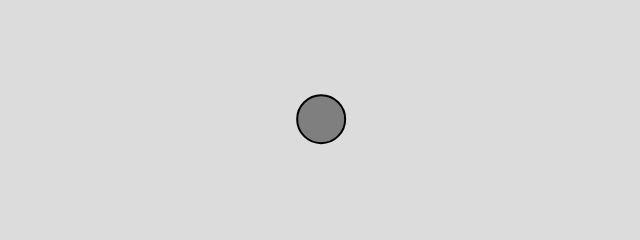
Frame 1 (no input)
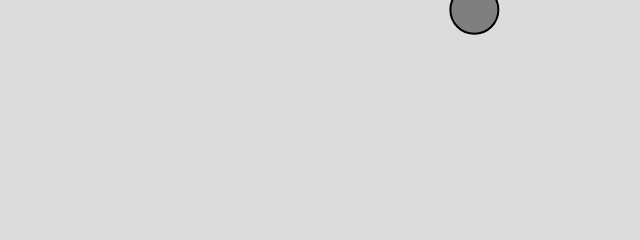
Frame 60 (no input)
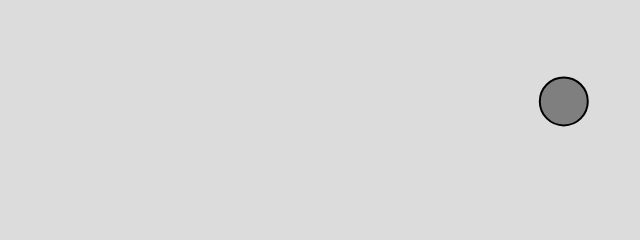
Frame 120 (the mouse pressed at the canvas centre since frame 60)

The p5.js sketch that drew these frames (run headless with seeded random() and noise() and a simulated clock; from frame 60 on, the mouse is pressed at the canvas centre):

// p5.js sketch
// ── sketch.js
let mover;

function setup() {
  createCanvas(640, 240);
  mover = new Mover();
}

function draw() {
  background(220);

  mover.update();
  mover.checkEdges();
  mover.show();
}

// ── mover.js
class Mover {
  constructor() {
    this.pos = createVector(width / 2, height / 2);
    this.vel = createVector();
    this.acc = createVector();
    this.limit = 5;
  }

  update() {
    this.acc = p5.Vector.random2D(); // unit vector in random direction
    this.acc.mult(random(2));

    this.vel.add(this.acc);
    this.vel.limit(this.limit);
    this.pos.add(this.vel);
  }

  show() {
    stroke(0);
    strokeWeight(2);
    fill(127);
    circle(this.pos.x, this.pos.y, 48);
  }

  checkEdges() {
    if (this.pos.x > width) {
      this.pos.x = 0;
    } else if (this.pos.x < 0) {
      this.pos.x = width;
    }

    if (this.pos.y > height) {
      this.pos.y = 0;
    } else if (this.pos.y < 0) {
      this.pos.y = height;
    }
  }
}
